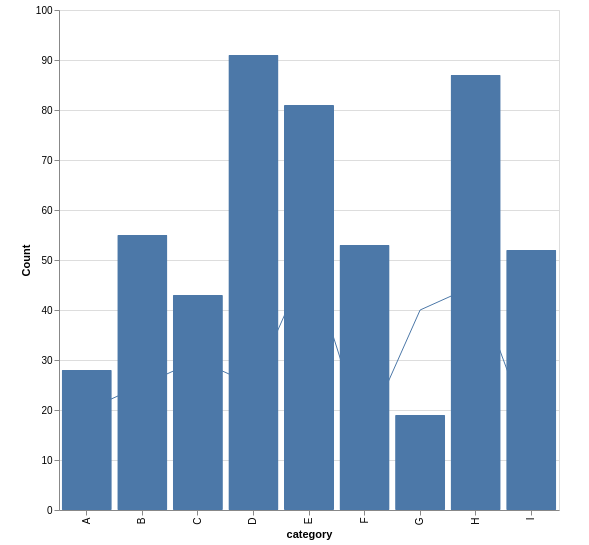

The specification (Vega-Lite) saved for this image:
### Vega-Lite specification from a JSON file in a GitHub repository (floating-point values rounded to 4 significant figures)
{"$schema": "https://vega.github.io/schema/vega-lite/v5.json", "data": {"values": [{"a": "A", "b": 28, "c": 20}, {"a": "B", "b": 55, "c": 25}, {"a": "C", "b": 43, "c": 30}, {"a": "D", "b": 91, "c": 25}, {"a": "E", "b": 81, "c": 50}, {"a": "F", "b": 53, "c": 15}, {"a": "G", "b": 19, "c": 40}, {"a": "H", "b": 87, "c": 45}, {"a": "I", "b": 52, "c": 15}]}, "padding": {"left": 20, "top": 5, "right": 30, "bottom": 5}, "width": 500, "height": 500, "resolve": {"scale": {"color": "independent"}}, "background": "#ffffff", "layer": [{"mark": {"type": "bar", "cornerRadius": 1, "tooltip": true, "binSpacing": 1}, "encoding": {"x": {"field": "a", "type": "ordinal", "axis": {"title": "category", "orient": "bottom"}}, "y": {"type": "quantitative", "field": "b", "axis": {"title": "Count", "orient": "left"}}, "opacity": {"value": 1}, "color": {}}}, {"mark": {"type": "line", "opacity": 1, "strokeWidth": 1, "interpolate": "linear", "strokeDash": [0], "tooltip": true}, "encoding": {"x": {"field": "a", "type": "ordinal"}, "y": {"field": "c", "type": "quantitative"}, "color": {}}}]}
